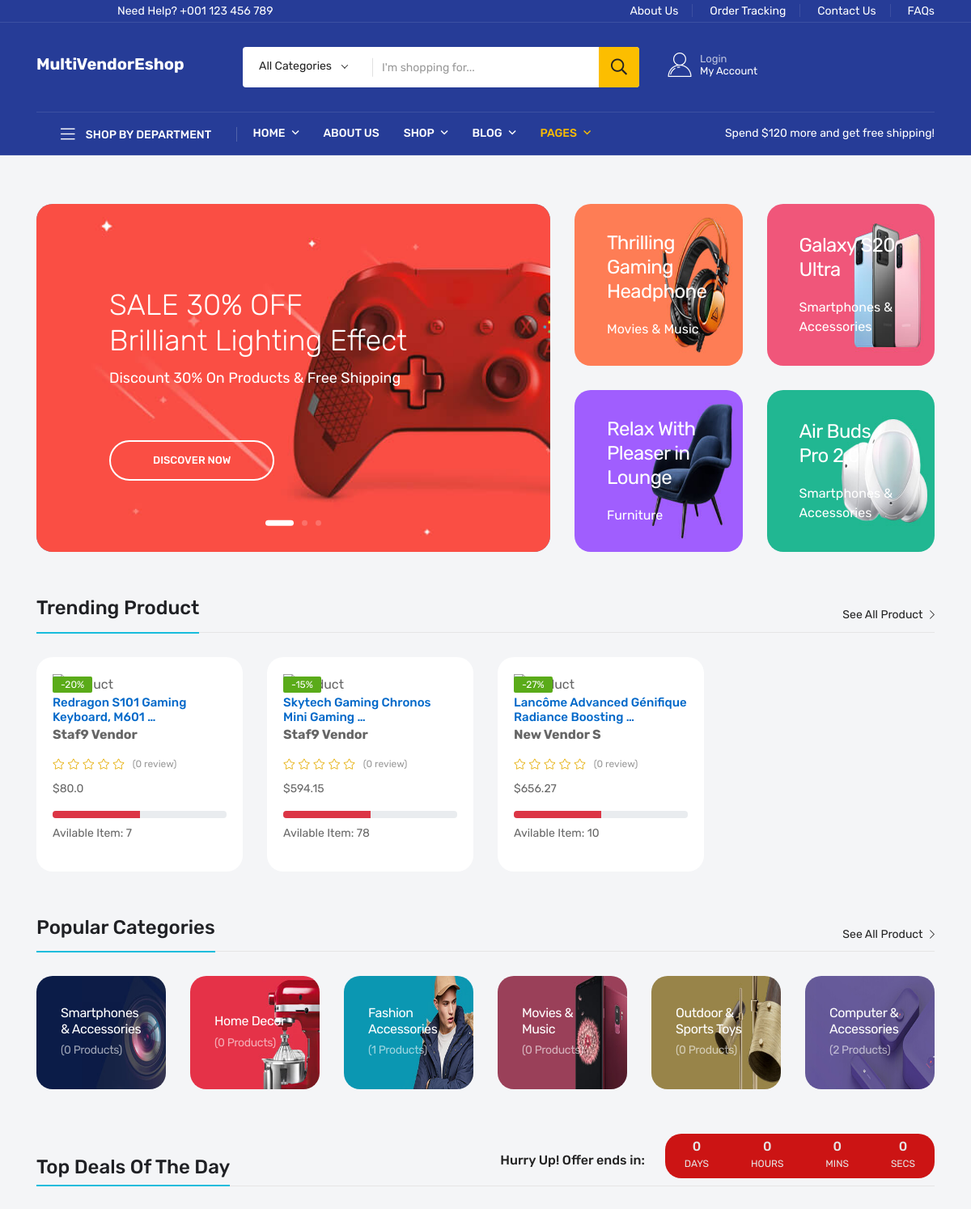
The app's page / (upper part), older data.
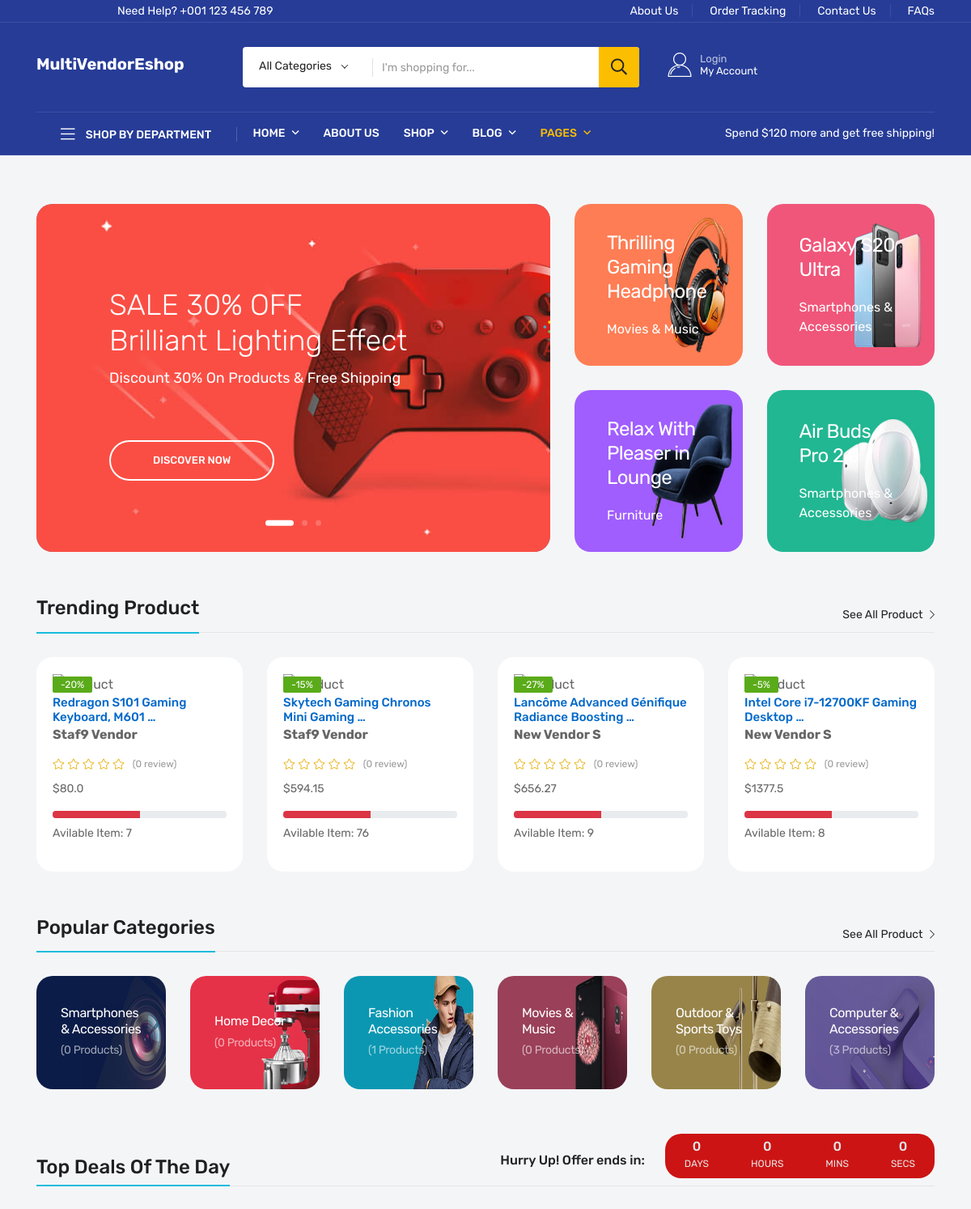
The same page, newer data.
### home/models.py (models this page shows, shortened)
class SliderArea(models.Model):
    image = models.ImageField(upload_to='media', height_field=None, width_field=None, max_length=None)
    title = models.CharField(max_length=200)
    discount = models.PositiveIntegerField()
    product_url = models.CharField(max_length=200,null=True,blank=True)

class DisplayHotProductInCategories(models.Model):
    image = models.ImageField(upload_to='media', height_field=None, width_field=None, max_length=None)
    title = models.CharField(max_length=200)
    categories = models.ForeignKey("products.Categories",  on_delete=models.DO_NOTHING)
    product_url = models.CharField(max_length=200)

class PopularCategories(models.Model):
    image = models.ImageField(upload_to='media', height_field=None, width_field=None, max_length=None)
    categories = models.ForeignKey("products.Categories",  on_delete=models.DO_NOTHING)
    created_at = models.DateTimeField(auto_now_add=True)

### products/models.py (models this page shows, shortened)
class Categories(models.Model):
    name = models.CharField(max_length=100)
    slug = models.SlugField(unique=True, blank=True)
    industry = models.ForeignKey(Industry, on_delete=models.DO_NOTHING)
    created_at = models.DateTimeField(auto_now_add=True)
    def __str__(self):
        return self.name

class Product(models.Model):
    from Vendors.models import VendorStore
    title = models.CharField(max_length=300)
    slug = models.SlugField(unique=True, blank=True, max_length=250)
    regular_price = models.PositiveIntegerField()
    stoc = models.PositiveIntegerField(default=10, verbose_name="Available in Stock")
    out_of_stoc = models.BooleanField(default=False)
    discounted_parcent = models.PositiveIntegerField()
    description = RichTextField(max_length=2000)
    modle = models.CharField(max_length=50)
    categories = models.ForeignKey(Categories, on_delete=models.DO_NOTHING)
    tag = models.CharField(max_length=50, help_text="Enter your tag coma separated")
    vendor_stores = models.ForeignKey(VendorStore, on_delete=models.CASCADE, null=True, blank=True)
    details_description = RichTextField(max_length=5000,
        help_text="Details product description display in the bottom of the product Page. It's help buyer to make deceion on your product")
    created_at = models.DateTimeField(auto_now_add=True)
    @property
    def discounted_price(self):
        price = (
            self.regular_price - (self.regular_price * self.discounted_parcent) / 100
        )
        return price
    @property
    def total_review_of_product(self):
        total_reviews = ProductStarRatingAndReview.objects.filter(product=self.id)
        return total_reviews

### Vendors/models.py (models this page shows, shortened)
class VendorStore(models.Model):
    user = models.ForeignKey(CustomUser, verbose_name=("vendor_user"), on_delete=models.CASCADE)
    name = models.CharField(max_length=100, unique=True)
    slug = models.CharField(max_length=115,unique=True, blank=True)
    logo = models.ImageField( upload_to='media/vendoreStore/logo/', height_field=None, width_field=None, max_length=None,blank=True,null=True)
    cover_photo = models.ImageField( upload_to='media/vendoreStore/coverPhoto/', height_field=None, width_field=None, max_length=None,blank=True,null=True)
    created_at = models.DateTimeField(auto_now_add=True)
    created_at = models.DateTimeField(auto_now_add=True)
    def __str__(self):
        return self.name

### home/views.py (the view)
# urls.py: 2. Add a URL to urlpatterns:  path('', views.home, name='home')
def home(request):
    sub_total = 0.00
    carts = ""
    if request.user.is_authenticated:
        carts = Cart.objects.filter(user=request.user)
        if carts:
            sub_total = Cart.subtotal_product_price(user=request.user)
    slider = SliderArea.objects.all()
    industry = Industry.objects.all()
    hot_products_in_cate = DisplayHotProductInCategories.objects.all()[:4]
    trending_product = Product.objects.all()
    trending_division_title = "Trending Product"
    popular_categories = PopularCategories.objects.all()
    context = {
        "carts": carts,
        "sub_total": format(sub_total, ".2f"),
        "slider": slider,
        "industry": industry,
        "hot_products_in_cate": hot_products_in_cate,
        "trending_product": trending_product,
        "trending_division_title": trending_division_title,
        "popular_categories": popular_categories,
    }
    return render(request, "home/home.html", context)

### products/models.py (called while the page is built)
    def __str__(self):
        return self.name

### templates/home/home.html (shortened to what this page needs)
{% extends "baseFiles/base.html" %}
{% block bodycontent %}
    {% include 'home/front-slider.html' %}
    {% include 'home/trending-product.html' %}
    {% include 'home/bottom-area.html' %}
{% endblock bodycontent %}

### templates/home/front-slider.html
{% load static %}
<div class="slider-area light-bg-s pt-60">
  <div class="container custom-conatiner">
    <div class="row">
      <div class="col-xl-7">
        <div class="swiper-container slider__active pb-30">
          <div class="slider-wrapper swiper-wrapper">
            {% for slide in slider %}
            <div
              class="single-slider swiper-slide b-radius-2 slider-height-2 d-flex align-items-center"
              data-background="{{slide.image.url}}"
            >
              <div class="slider-content slider-content-2">
                <h2
                  data-animation="fadeInLeft"
                  data-delay="1.5s"
                  class="pt-15 slider-title pb-5"
                >
                  SALE {{slide.discount}}% OFF<br />
                  {{slide.title}}
                </h2>
                <p
                  class="pr-20 slider_text"
                  data-animation="fadeInLeft"
                  data-delay="1.7s"
                >
                  Discount {{slide.discount}}% On Products & Free Shipping
                </p>
                <div class="slider-bottom-btn mt-65">
                  <a
                    data-animation="fadeInUp"
                    data-delay="1.9s"
                    href="{{slide.product_url}}"
                    class="st-btn-border b-radius-2"
                    >Discover now</a
                  >
                </div>
              </div>
            </div>
            {% endfor %}
            <div class="main-slider-paginations"></div>
          </div>
        </div>
      </div>
      <div class="col-xl-5">
        <div class="row">
          {% for hot_product in hot_products_in_cate %}
          <div class="col-xl-6 col-lg-6 col-md-6">
            <div class="banner__item p-relative w-img mb-30">
              <div class="banner__img b-radius-2">
                <a href="product-details.html"
                  ><img
                    src="{{hot_product.image.url}}"
                    alt="{{hot_product.title}}"
                /></a>
              </div>
              <div class="banner__content banner__content-2">
                <h6>
                  <a href="{{hot_product.product_url}}"
                    >{{hot_product.title}}</a
                  >
                </h6>
                <p>{{hot_product.categories}}</p>
              </div>
            </div>
          </div>
          {% endfor %}
        </div>
      </div>
    </div>
  </div>
</div>

### templates/home/trending-product.html (shortened to what this page needs)
{% load static %}
<section class="trending-product-area light-bg-s pt-25 pb-15">
  <div class="container custom-conatiner">
    <div class="row">
      <div class="col-xl-12">
        <div class="section__head d-flex justify-content-between mb-30">
          <div class="section__title section__title-2">
            <h5 class="st-titile">{{trending_division_title}}</h5>
          </div>
          <div class="button-wrap button-wrap-2">
            <a href="product.html"
              >See All Product <i class="fal fa-chevron-right"></i
            ></a>
          </div>
        </div>
      </div>
    </div>
    <div class="row">
      {% for product in trending_product %}
      <div class="col-sm-6 col-md-4 col-lg-3 col-xl-3 col-xxl-2">
        <div class="product__item product__item-2 b-radius-2 mb-20">
          <div class="product__thumb fix">
            <div class="product-image w-img">
              <a href="{% url 'product_details' product.slug %}">
              </a>
            </div>
            <div class="product__offer">
              <span class="discount">-{{product.discounted_parcent}}%</span>
            </div>
          </div>
          <div class="product__content product__content-2">
            <h6>
              <a href="{% url 'product_details' product.slug %}"
                >{{product.title | truncatewords:5}}</a
              >
            </h6>
            <strong><a href="{% url 'vendor_store_with_product' product.vendor_stores.id %}">{{product.vendor_stores}}</a></strong>
            <div class="rating mb-5 mt-10">
              <ul>
                <li>
                  <a href="#"><i class="fal fa-star"></i></a>
                </li>
                <li>
                  <a href="#"><i class="fal fa-star"></i></a>
                </li>
                <li>
                  <a href="#"><i class="fal fa-star"></i></a>
                </li>
                <li>
                  <a href="#"><i class="fal fa-star"></i></a>
                </li>
                <li>
                  <a href="#"><i class="fal fa-star"></i></a>
                </li>
              </ul>
              <span>({{product.total_review_of_product.count}} review)</span>
            </div>
            <div class="price">
              <p>${{product.discounted_price}}</p>
            </div>
            <div class="progress mb-5">
              <div
                class="progress-bar bg-danger"
                role="progressbar"
                style="width: 50%"
                aria-valuenow="100"
                aria-valuemin="0"
                aria-valuemax="100"
              ></div>
            </div>
            <div class="progress-rate mb-15">
              <span>Avilable Item: {{product.stoc}}</span>
            </div>
          </div>
        </div>
      </div>
      {% endfor %}
    </div>
  </div>
</section>

### templates/home/bottom-area.html (shortened to what this page needs)
{% load static %}
<section class="categories__area light-bg-s pt-20 pb-10">
  <div class="container custom-conatiner">
    <div class="row">
      <div class="col-xl-12">
        <div class="section__head d-flex justify-content-between mb-30">
          <div class="section__title section__title-2">
            <h5 class="st-titile">Popular Categories</h5>
          </div>
          <div class="button-wrap button-wrap-2">
            <a href="product.html"
              >See All Product <i class="fal fa-chevron-right"></i
            ></a>
          </div>
        </div>
      </div>
    </div>
    <div class="row">
      {% for categories in popular_categories %}
      <div class="col-xl-2 col-lg-3 col-md-4">
        <div class="categories__item p-relative w-img mb-30">
          <div class="categories__img b-radius-2">
            <a href="product-details.html"
              ><img src="{{categories.image.url}}" alt=""
            /></a>
          </div>
          <div class="categories__content">
            <h6><a href="product-details.html">{{categories.categories.name}}</a></h6>
            <p>({{categories.categories.product_set.count}} Products)</p>
          </div>
        </div>
      </div>
      {% endfor %}
      </div>
    </div>
</section>
<section class="topsell__area light-bg-s pt-15">
  <div class="container custom-conatiner">
    <div class="row">
      <div class="col-xl-12">
        <div class="section__head d-flex justify-content-between mb-30">
          <div class="section__title section__title-2">
            <h5 class="st-titile-d st-titile-d-2">Top Deals Of The Day</h5>
          </div>
          <div class="offer-time">
            <span class="offer-title d-none d-sm-block"
              >Hurry Up! Offer ends in:</span
            >
            <div class="countdown">
              <div
                class="countdown-inner b-radius-2"
                data-countdown=""
                data-date="Mar 02 2022 20:20:22"
              >
                <ul class="text-center">
                  <li><span data-days="">32</span> Days</li>
                  <li><span data-hours="">5</span> Hours</li>
                  <li><span data-minutes="">32</span> Mins</li>
                  <li><span data-seconds="">27</span> Secs</li>
                </ul>
              </div>
            </div>
          </div>
        </div>
      </div>
    </div>
  </div>
</section>

Row changes from the older to the newer data that the page shows:
changed Product "Skytech Gaming Chronos Mini Gaming …": stoc "78" → "76"
changed Product "Lancôme Advanced Génifique Radiance Boosting …": stoc "10" → "9"
added Product: discounted_parcent "5", title "Intel Core i7-12700KF Gaming Desktop …", vendor_stores "New Vendor S", total_review_of_product.count "0", discounted_price "1377.5", stoc "8"
computed for PopularCategories "Computer & Accessories": categories.product_set.count "2" → "3"
